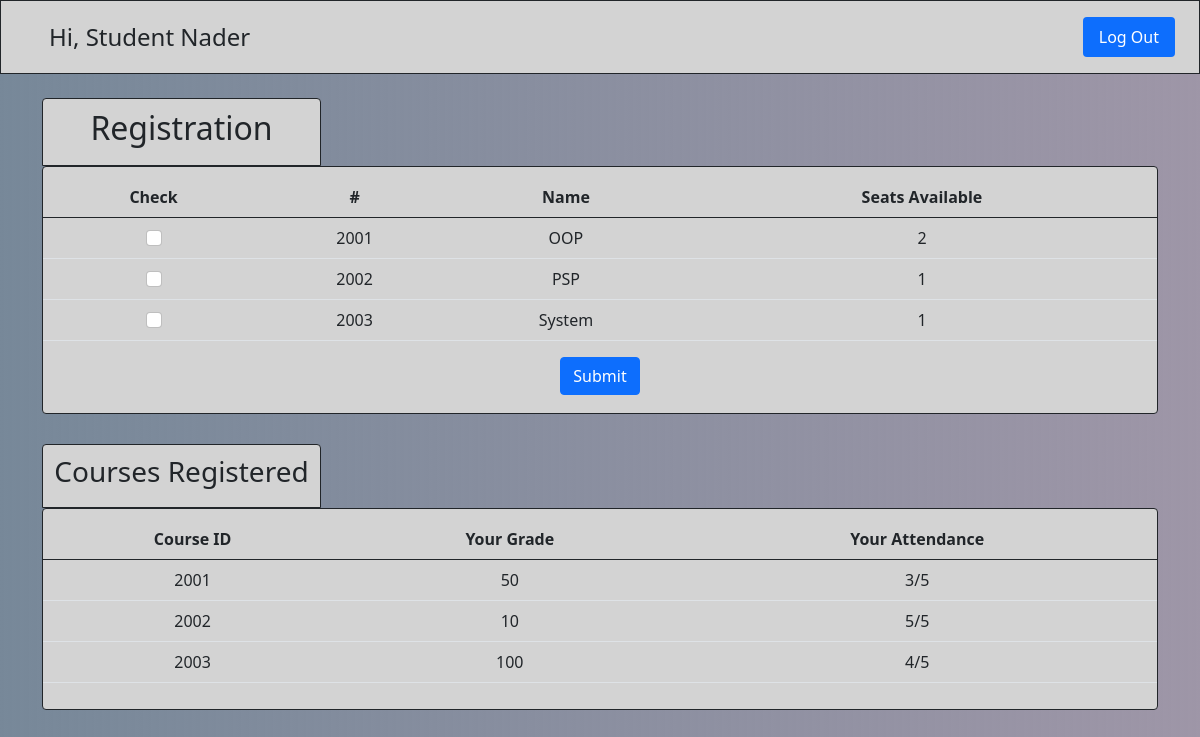
Screenshot of /public-html/student.php (signed in) with the database file from the repository.
### tables this page shows
CREATE TABLE `students` (
  `student_id` int(11) NOT NULL,
  `student_name` tinytext,
  `student_password` text,
  `student_city` tinytext,
  `student_phone` tinytext,
  `student_tuition` tinyint(1) DEFAULT NULL,
  `department_id` int(11) DEFAULT NULL
);

CREATE TABLE `courses` (
  `course_id` int(11) NOT NULL,
  `course_name` tinytext,
  `course_seats` int(11) DEFAULT NULL
);

CREATE TABLE `student_courses` (
  `student_course_id` int(11) UNSIGNED NOT NULL,
  `student_id` int(11) DEFAULT NULL,
  `course_id` int(11) DEFAULT NULL,
  `student_course_grade` double DEFAULT NULL,
  `student_course_attendance` tinytext
);

### public-html/system.ctrl.php (called while the page is built, shortened)
<?php
require 'db-conn.inc.php';
    function phpFetchDB($db_query, $db_data) {
      global $connection;
      $statement = $connection->prepare($db_query);
      $statement->execute($db_data);
      return $statement->fetch(PDO::FETCH_ASSOC);
    }
?>

### public-html/student.php (the view, shortened to what this page needs)
<?php
require 'system.ctrl.php';
?>
<!doctype html>
<html lang="en">
  <head>
    <link href="https://cdn.jsdelivr.net/npm/bootstrap@5.0.2/dist/css/bootstrap.min.css" rel="stylesheet">
    <link rel="stylesheet" href="orus.css">
  </head>
  <body>
    <?php
    $db_data=array($_SESSION["uid"]);
    $dbUserRow=phpFetchDB('SELECT * FROM students WHERE student_id=?',$db_data);
    ?>
        <header class="d-flex flex-wrap justify-content-center py-3 mb-4 border-bottom sign-in-row border border-dark">
            <div class="d-flex align-items-center mb-3 mb-md-0 me-md-auto text-dark text-decoration-none col-lg-6">
                <svg class="bi me-2" width="40" height="32"><use xlink:href="#bootstrap"></use></svg>
                <span class="fs-4">Hi, Student <?php echo $dbUserRow["student_name"];?></span>
            </div>
            <div class="ms-5 me-4">
                <ul class="nav nav-pills">
                    <li class="nav-item"><a href="logout.ctrl.php" class="nav-link active" aria-current="page">Log Out</a></li>
                </ul>
            </div>
        </header>
        <div class="container">
            <div class="rounded-top border border-dark mb-0 sign-in-row col-3">
                <h2>Registration</h2>
            </div>
            <form name="formStudentRegistration" action="student-registration.ctrl.php" method="post">
                <div class="sign-in-row rounded border border-dark flex-column">
                    <table class="table table-responsive text-center">
                        <thead>
                            <tr>
                            <th scope="col">Check</th>
                            <th scope="col">#</th>
                            <th scope="col">Name</th>
                            <th scope="col">Seats Available</th>
                            </tr>
                        </thead>
                        <tbody>
                            <?php foreach($connection->query('select * from courses') as $record){ ?>
                                <?php
                                echo '<tr>';
                                echo "<td><input class='form-check-input' type='checkbox' name='". $record['course_id'] . "' value='". $record['course_id'] . "' id='flexCheckDefault'></td>";
                                echo '<td>' . $record['course_id'] . '</td>';
                                echo '<td>' . $record['course_name'] . '</td>';
                                echo '<td>' . $record['course_seats'] . '</td>';
                                echo '</tr>';
                                ?>
                            <?php } ?>
                        </tbody>
                    </table>
                    <div class="mb-2">
                    <button type='submit button' class='btn btn-primary'>Submit</button>
                    </div>
                </div>
            </form>
            <div class="rounded-top border border-dark mb-0 sign-in-row col-3">
                <h3>Courses Registered</h3>
            </div>
            <div class="sign-in-row rounded border border-dark flex-column">
                <table class="table table-responsive text-center">
                    <thead>
                        <tr>
                        <th scope="col">Course ID</th>
                        <th scope="col">Your Grade</th>
                        <th scope="col">Your Attendance</th>
                        </tr>
                    </thead>
                    <tbody>
                        <?php foreach($connection->query("SELECT student_id,course_id,student_course_grade,student_course_attendance FROM student_courses WHERE student_id=". $_SESSION['uid'] .";") as $record){ ?>
                            <?php
                            echo '<tr>';
                            echo '<td>' . $record['course_id'] . '</td>';
                            echo '<td>' . $record['student_course_grade'] . '</td>';
                            echo '<td>' . $record['student_course_attendance'] . '</td>';
                            echo '</tr>';
                            ?>
                        <?php } ?>
                    </tbody>
                </table>
            </div>
        </div>
  </body>
</html>

### public-html/orus.css (style rules this page uses)
.sign-in-row { display:flex; justify-content: center; align-items: center; background-color: lightgray; margin-bottom: 30px; padding: 10px 0 10px 0; }
html body { background-color: lightgoldenrodyellow; background: linear-gradient(to right, lightslategray, rgba(26, 7, 48, 0.425)); }

### rows the page displays
students: student_name "Nader"
courses: course_id "2001", course_name "OOP", course_seats "2"
courses: course_id "2002", course_name "PSP", course_seats "1"
courses: course_id "2003", course_name "System", course_seats "1"
student_courses: course "2001", student_course_grade "50", student_course_attendance "3/5"
student_courses: course "2002", student_course_grade "10", student_course_attendance "5/5"
student_courses: course "2003", student_course_grade "100", student_course_attendance "4/5"
